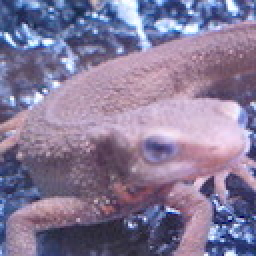
#> input picture ImageProcessing100Wen/Question_51_60/imori.jpg, 128 x 128 px, found by its file name (shown 2 times larger)
$ python answer_60.py
#> lines starting #> are read from the running program, lines starting #| are printed output that depends on the picture
import cv2
import numpy as np
import matplotlib.pyplot as plt

# Read image
img = cv2.imread("imori.jpg").astype(np.float32)
H, W, C = img.shape
#> H = 128; W = 128; C = 3

img2 = cv2.imread("thorino.jpg").astype(np.float32)
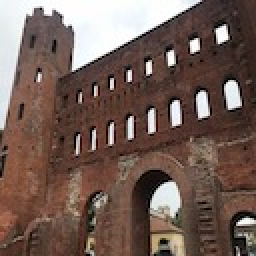
#> input picture ImageProcessing100Wen/Question_51_60/thorino.jpg, 128 x 128 px, found by its file name (shown 2 times larger)

a = 0.6
out = img * a + img2 * (1 - a)
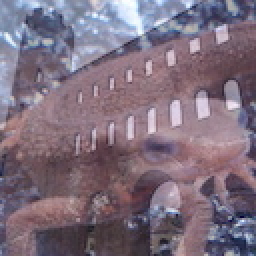
#> out: shape (128, 128, 3) float32 (shown 2 times larger); mean B, G, R 126.2, 111, 126.6
out = out.astype(np.uint8)
print(img.shape)
#| (128, 128, 3)
print(img2.shape)
#| (128, 128, 3)
# [5 lines of commented-out code are left out]
plt.imshow(out)
plt.show()
